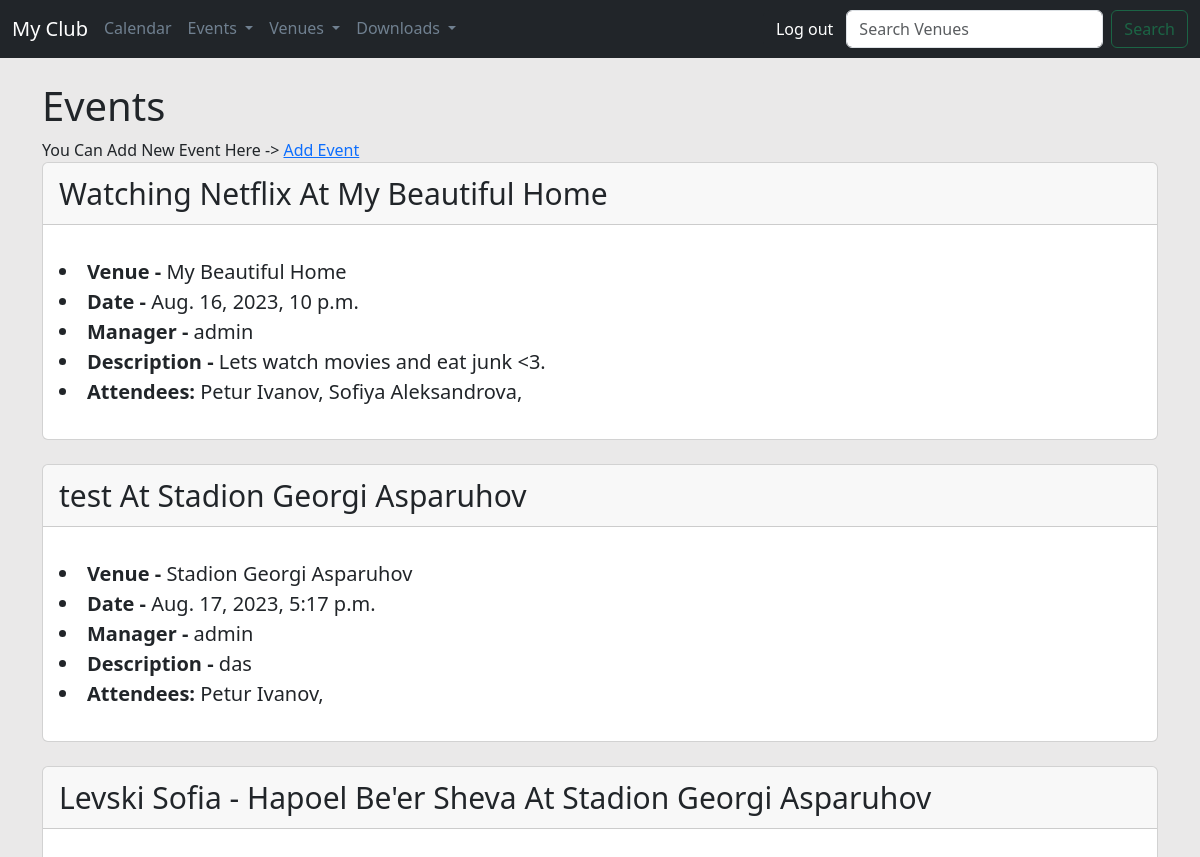
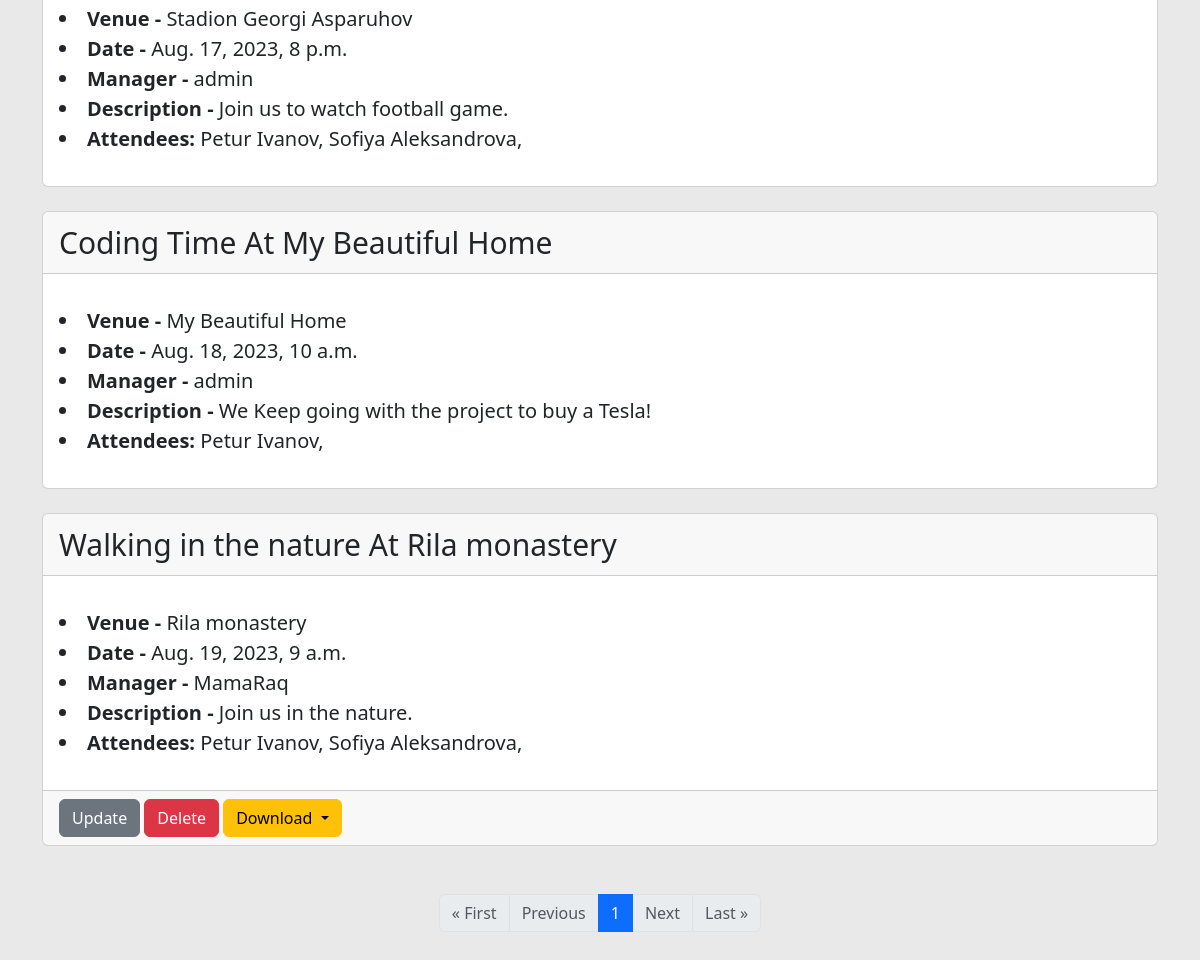
/Events (signed in), run on the app's committed database (2 pictures, top to bottom).
### events/models.py (models this page shows)
class Event(models.Model):
    name = models.CharField('Event name', max_length=150)
    event_data = models.DateTimeField('Event Date')
    venue = models.ForeignKey(Venue, blank=True, null=True, on_delete=models.CASCADE)
    manager = models.ForeignKey(User, blank=True, null=True, on_delete=models.SET_NULL)
    description = models.TextField(blank=True)
    attendees = models.ManyToManyField(MyWebsiteUser, blank=True)
    def __str__(self):
        return self.name

class Venue(models.Model):
    name = models.CharField('Venue Name', max_length=150)
    address = models.CharField(max_length=300)
    zip_code = models.CharField('Zip Code', max_length=15)
    phone = models.CharField('Contact Phone', max_length=25, blank=True)
    web = models.URLField('Website Address', blank=True)
    email_address = models.EmailField('Email Address', blank=True)
    def __str__(self):
        return self.name

class MyWebsiteUser(models.Model):
    first_name = models.CharField(max_length=30)
    last_name = models.CharField(max_length=30)
    email = models.EmailField('User Email')
    def __str__(self):
        return f"{self.first_name} {self.last_name}"

### events/views.py (the view)
# urls.py: path('Events', views.all_events, name="list-events"),
def all_events(request):
    p = Paginator(Event.objects.all().order_by('event_data', 'name'), 5)
    page = request.GET.get('page')
    event_list = p.get_page(page)
    return render(request, 'events/event_list.html', {'event_list': event_list})

### events/templates/events/event_list.html (shortened to what this page needs)
{% extends 'events/base.html' %}
{% block content %}
<h1>
    Events
</h1>
You Can Add New Event Here -> <a href="{% url 'add-event' %}">Add Event</a>
<br/>
{% for event in event_list %}
<div class="card">
    <div class="card-header" style="font-size: 30px">
        {{ event }} At {{ event.venue }}
    </div>
    <div class="card-body">
        <p class="card-text">
            <li style="font-size: 20px"><strong>Venue - </strong>{{ event.venue }}</li>
            <li style="font-size: 20px"><strong>Date - </strong>{{ event.event_data }}</li>
            <li style="font-size: 20px"><strong>Manager - </strong>{{ event.manager }}</li>
            <li style="font-size: 20px"><strong>Description - </strong>{{ event.description }}</li>
            <li style="font-size: 20px"><strong>Attendees: </strong>
                {% for user in event.attendees.all %}
                {{ user }},
                {% endfor %}
            </li>
        </p>
    </div>
    {% if user.is_authenticated %}
        {% if user == event.manager %}
    <div class="card-footer text-body-secondary">
        <a href="{% url 'update-event' event.id %}" class="btn btn-secondary">Update</a>
        <a href="{% url 'delete-event' event.id %}" class="btn btn-danger">Delete</a>
        <div class="btn-group">
            <button class="btn btn-warning dropdown-toggle" type="button" data-bs-toggle="dropdown"
                    aria-expanded="false">
                Download
            </button>
        </div>
    </div>
        {% endif %}
    {% endif %}
</div>
<br/>
{% endfor %}
<br/>
<nav aria-label="...">
    <ul class="pagination justify-content-center">
        {% if event_list.has_previous %}
        <li class="page-item">
            <a class="page-link" href="?page=1">&laquo; First</a>
        </li>
        <li class="page-item">
            <a class="page-link" href="?page={{ event_list.previous_page_number }}">Previous</a>
        </li>
        {% else %}
        <li class="page-item disabled">
            <a class="page-link" tabindex="-1" aria-disabled="true">&laquo; First</a>
        </li>
        <li class="page-item disabled">
            <a class="page-link" tabindex="-1" aria-disabled="true">Previous</a>
        </li>
        {% endif %}
        {% for i in event_list.paginator.page_range %}
        <li class="page-item {% if event_list.number == i %}active{% endif %}">
            <a class="page-link" href="?page={{ i }}">{{ i }}</a>
        </li>
        {% endfor %}
        {% if event_list.has_next %}
        <li class="page-item">
            <a class="page-link" href="?page={{ event_list.next_page_number }}">Next</a>
        </li>
        <li class="page-item">
            <a class="page-link" href="?page={{ event_list.paginator.num_pages }}">Last &raquo;</a>
        </li>
        {% else %}
        <li class="page-item disabled">
            <a class="page-link" tabindex="-1" aria-disabled="true">Next</a>
        </li>
        <li class="page-item disabled">
            <a class="page-link" tabindex="-1" aria-disabled="true">Last &raquo;</a>
        </li>
        {% endif %}
    </ul>
</nav>
<br/><br/><br/><br/>
{% endblock %}

### events/templates/events/base.html (style rules this page uses)
body { background-color: #f4f4; }
body { background-color: #eae9e9; }

### data on the page
Event: name "Watching Netflix", venue "My Beautiful Home", event_data "Aug. 16, 2023, 10 p.m.", manager "admin", description "Lets watch movies and eat junk <3."
MyWebsiteUser: first_name+last_name "Petur Ivanov"
MyWebsiteUser: first_name+last_name "Sofiya Aleksandrova"
Event: name "test", venue "Stadion Georgi Asparuhov", event_data "Aug. 17, 2023, 5:17 p.m.", manager "admin", description "das"
Event: name "Levski Sofia - Hapoel Be'er Sheva", venue "Stadion Georgi Asparuhov", event_data "Aug. 17, 2023, 8 p.m.", manager "admin", description "Join us to watch football game."
Event: name "Coding Time", venue "My Beautiful Home", event_data "Aug. 18, 2023, 10 a.m.", manager "admin", description "We Keep going with the project to buy a Tesla!"
Event: name "Walking in the nature", venue "Rila monastery", event_data "Aug. 19, 2023, 9 a.m.", manager "MamaRaq", description "Join us in the nature.", shows "Update"

### other printed values
{{ i }} "1"
